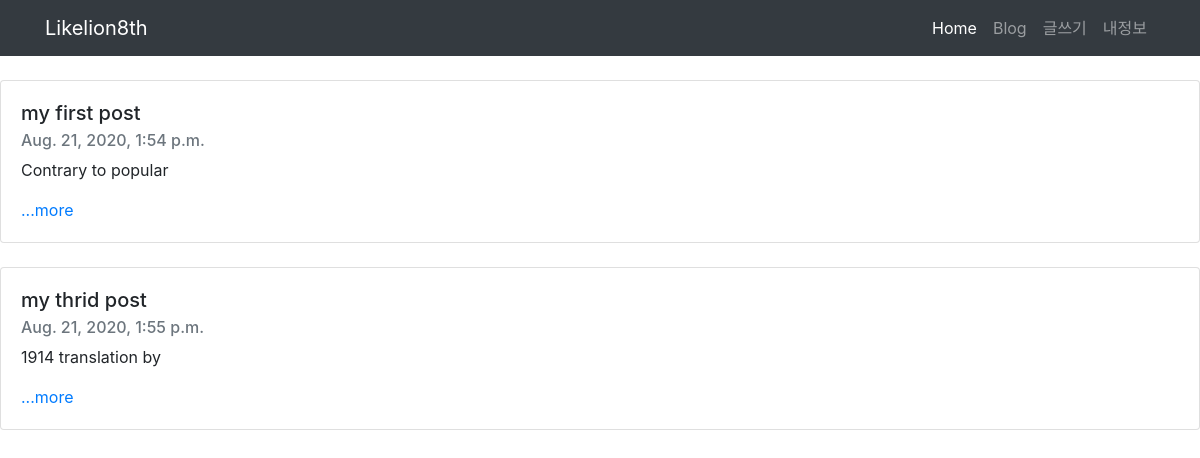
The page / on the database its author committed.
### blog/models.py (models this page shows, shortened)
class Post(models.Model):
    title = models.CharField(max_length=200)
    pub_date = models.DateTimeField('date published')
    body = models.TextField()
    def summary(self):
        return self.body[:20]

### blog/views.py (the view)
# urls.py: path('', blog.views.home, name="home"),
def home(request):
    posts = Post.objects
    posts_list=Post.objects.all()
    paginator = Paginator(posts_list,3)
    page = request.GET.get('page')
    posts_num = paginator.get_page(page)
    return render(request, 'home.html', {'posts':posts, 'posts_num':posts_num})

### blog/templates/home.html (shortened to what this page needs)
<!DOCTYPE html>
<html lang="ko">
<head>
    <link rel="stylesheet" href="https://stackpath.bootstrapcdn.com/bootstrap/4.1.3/css/bootstrap.min.css"
>
</head>
<body>
    <nav class="navbar navbar-expand-lg navbar-dark bg-dark">
        <div class="container">
            <a class="navbar-brand" href="{% url 'home' %}">Likelion8th</a>
            <div class="collapse navbar-collapse" id="navbarNavAltMarkup">
                <div class="navbar-nav ml-auto">
                    <a class="nav-item nav-link active" href="{% url 'home' %}">Home</span></a>
                    <a class="nav-item nav-link" href="#">Blog</a>
                    <a class="nav-item nav-link" href="{% url 'new' %}">글쓰기</a>
                    <a class="nav-item nav-link" href="#">내정보</a>
                </div>
            </div>
        </div>
    </nav>
    {% for post in posts_num %}
    <br>
    <div class="card">
      <div class="card-body">
          <h5 class="card-title">{{post.title}}</h5>
          <h6 class="card-subtitle mb-2 text-muted">{{post.pub_date}}</h6>
          <p class="card-text">{{post.summary}}</p>
          <a href="{%url 'detail' post.id %}" class="card-link">...more</a>
      </div>
    </div>
    {%endfor%}
</body>
</html>

### rows shown on the page
Post: title "my first post", pub_date "Aug. 21, 2020, 1:54 p.m.", summary "Contrary to popular"
Post: title "my thrid post", pub_date "Aug. 21, 2020, 1:55 p.m.", summary "1914 translation by"
